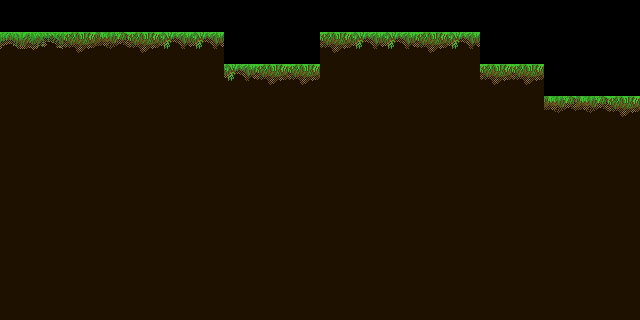

This game map was drawn from its Tiled (.tmx) file and the tilesets committed beside it. A one-line description and the full map source follow:
An orthogonal 20x10 tile map with 32x32 px tiles, 1 tile layer (Tile Layer 1).

<map version="1.0" orientation="orthogonal" width="20" height="10" tilewidth="32" tileheight="32">
 <tileset firstgid="1" name="TileSet" tilewidth="32" tileheight="32">
  <image source="TileSet.png" width="256" height="32" />
 </tileset>
 <layer name="Tile Layer 1" width="20" height="10">
  <data encoding="csv">
0,0,0,0,0,0,0,0,0,0,0,0,0,0,0,0,0,0,0,0,
8,7,5,4,5,6,6,0,0,0,5,6,6,5,6,0,0,0,0,0,
3,3,3,3,3,3,3,6,5,5,3,3,3,3,3,5,5,0,0,0,
3,3,3,3,3,3,3,3,3,3,3,3,3,3,3,3,3,4,4,5,
3,3,3,3,3,3,3,3,3,3,3,3,3,3,3,3,3,3,3,3,
3,3,3,3,3,3,3,3,3,3,3,3,3,3,3,3,3,3,3,3,
3,3,3,3,3,3,3,3,3,3,3,3,3,3,3,3,3,3,3,3,
3,3,3,3,3,3,3,3,3,3,3,3,3,3,3,3,3,3,3,3,
3,3,3,3,3,3,3,3,3,3,3,3,3,3,3,3,3,3,3,3,
3,3,3,3,3,3,3,3,3,3,3,3,3,3,3,3,3,3,3,3
</data>
 </layer>
</map>